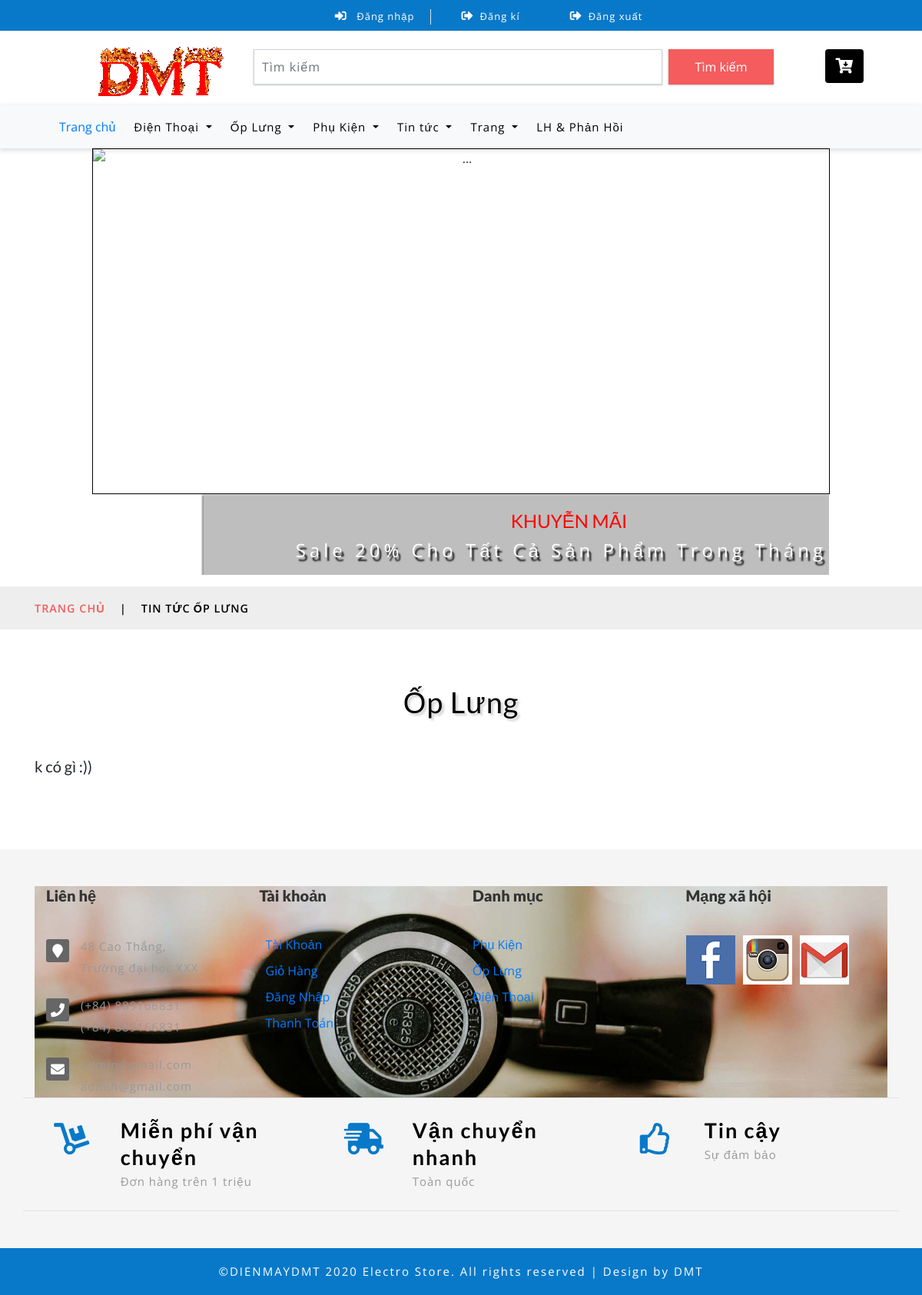
The page /?quanly=tintuc&id_tin=2 on the database its author committed.
### tables this page shows
CREATE TABLE `danhmuc_tin` (
  `danhmuctin_id` int(11) NOT NULL,
  `tendanhmuc` varchar(255) NOT NULL
);

CREATE TABLE `danhmuc` (
  `dm_id` int(11) NOT NULL,
  `dm_name` varchar(255) NOT NULL
);

### include/slider.php (the view, shortened to what this page needs)
<div id="carouselExampleCaptions" class="carousel slide" data-ride="carousel"
style="width: 80%;height: 450px;border: 1px solid black;text-align: center;margin-left: 10%;margin-bottom: 50px;">
  <ol class="carousel-indicators">
    <li data-target="#carouselExampleCaptions" data-slide-to="0" class="active"></li>
    <li data-target="#carouselExampleCaptions" data-slide-to="1"></li>
	<li data-target="#carouselExampleCaptions" data-slide-to="2"></li>
	<li data-target="#carouselExampleCaptions" data-slide-to="3"></li>
	<li data-target="#carouselExampleCaptions" data-slide-to="4"></li>
  </ol>
  <div class="carousel-inner">
    <div class="carousel-item active">
      <img src="images/banner1.jpg" class="d-block w-100" alt="..." style="width: 100%;height: 450px;">
	  <div class="carousel-caption d-none d-md-block"
	  	style="bottom: 0px;">
		<h4 style="color: red; margin-left: 400px; ">KHUYỄN MÃI</h4>
		<p style="margin-left: 120px">Sale 20% Cho Tất Cả Sản Phẩm Trong Tháng 4</p>
	  </div>
    </div>
  </div>
  <a class="carousel-control-prev" href="#carouselExampleCaptions" role="button" data-slide="prev">
    <span class="carousel-control-prev-icon" aria-hidden="true"></span>
  </a>
  <a class="carousel-control-next" href="#carouselExampleCaptions" role="button" data-slide="next">
    <span class="carousel-control-next-icon" aria-hidden="true"></span>
  </a>
</div>

### include/tintuc.php
<?php
if(isset($_GET['id_tin'])){
    $id_danhmuc=$_GET['id_tin'];
}else{
    $id_danhmuc='';
}
?>
	<div class="services-breadcrumb">
		<div class="agile_inner_breadcrumb">
			<div class="container" style="margin-top:120px">
				<ul class="w3_short">
					<li>
						<a href="index.php">Trang chủ</a>
						<i>|</i>
						<span>TIN TỨC</span>
                    </li>
                    <?php
                    $sql_tendanhmuc=mysqli_query($mysqli,"select * from danhmuc_tin where  danhmuctin_id='$id_danhmuc'");
                    $row_danh=mysqli_fetch_array($sql_tendanhmuc);
                    ?>
					<li><?php echo $row_danh['tendanhmuc'] ?></li>
				</ul>
			</div>
		</div>
	</div>
	<div class="welcome py-sm-5 py-4">
		<div class="container py-xl-4 py-lg-2">
            <?php
                $sql_tendanhmuc1=mysqli_query($mysqli,"select * from danhmuc_tin where  danhmuctin_id='$id_danhmuc'");
                $row_danh1=mysqli_fetch_array($sql_tendanhmuc1);
            ?>
			<h3 class="tittle-w3l text-center mb-lg-5 mb-sm-4 mb-3">
            <?php echo $row_danh1['tendanhmuc'] ?></h3>
            <div class="row">
                <div class="col-lg-8 welcome-left">
                    <h5>k có gì :))</h5>
				</div>
            </div><br>
		</div>
	</div>

### include/footer.php
<footer>
		<div class="footer-top-first">
			<div class="container py-md-5 py-sm-4 py-3">
				<div class="footer-top section-padding">
        <div class="footer-dsc">
            <div class="container">
                <div class="row">
                    <div class="col-xs-12 col-sm-6 col-md-3">
                        <div class="single-text">
                            <div class="footer-title">
                                <h4>Liên hệ</h4>
                            </div>
                            <div class="footer-text">
                                <ul style="list-style-type: none;">
                                    <li>
                                        <i class="fa fa-map-marker"></i>
                                        <p>48 Cao Thắng,</p>
                                        <p>Trường đại học XXX</p>
                                    </li>
                                    <li>
                                        <i class="fas fa-phone"></i>
                                        <p>(+84) 889166831</p>
                                        <p>(+84) 889166831</p>
                                    </li>
                                    <li>
                                        <i class="fa fa-envelope"></i>
                                        <p>admin@gmail.com</p>
                                        <p>admin@gmail.com</p>
                                    </li>
                                </ul>
                            </div>
                        </div>
                    </div>
                    <div class="col-xs-6 col-sm-3 col-md-3 wide-mobile">
                        <div class="single-text">
                            <div class="footer-title">
                                <h4>Tài khoản</h4>
                            </div>
                            <div class="footer-menu">
                                <ul style="list-style-type: none;">
                                    <li><a href="#" data-toggle="modal" data-target="#dangnhap"><i class="mdi mdi-menu-right"></i>Tài khoản</a></li>
                                    <li><a href="?quanly=giohang"><i class="mdi mdi-menu-right"></i>Giỏ Hàng</a></li>
                                    <li><a href="#"data-toggle="modal" data-target="#dangnhap"><i class="mdi mdi-menu-right"></i>Đăng Nhập</a></li>
                                    <li><a href="?act=quanly=giohang"><i class="mdi mdi-menu-right"></i>Thanh Toán</a></li>
                                </ul>
                            </div>
                        </div>
                    </div>
                    <div class="col-xs-6 col-sm-3 col-md-3 wide-mobile">
                        <div class="single-text">
                            <div class="footer-title">
                                <h4>Danh mục</h4>
                            </div>
                            <div class="footer-menu">
                                <ul style="list-style-type: none;">
                                    <?php
								$sql_category1 = mysqli_query($mysqli,"select * from danhmuc order by dm_id desc");
								while($row_title1= mysqli_fetch_array($sql_category1)){
								?>
							<ul style="list-style-type: none;">
								<li style="padding-bottom: 10px">
									<a href="?quanly=dm&id=<?php echo $row_title1["dm_id"] ?>"> <?php echo $row_title1["dm_name"] ?></a>
								</li>
							</ul>
							<?php
								}
								?>
                                </ul>
                            </div>
                        </div>
                    </div>
                    <div class="col-xs-12 col-sm-12 col-md-3 r-margin-top wide-mobile">
                        <div class="single-text">
                            <div class="footer-title">
                                <h4>Mạng xã hội</h4>
                            </div>
                            <div class="clearfix instagram">
                                <ul style="list-style-type: none;">
                                    <li style="float: left;"><a href="#"><img src="images/in1.png" alt="Instagram" /></a></li>
                                    <li style="float: left;"><a href="#"><img src="images/in2.png" alt="Instagram" /></a></li>
                                    <li><a href="#"><img src="images/in3.png" alt="Instagram" /></a></li>
                                </ul>
                            </div>
                        </div>
                    </div>
                </div>
            </div>
        </div>
    </div>
				<div class="row w3l-grids-footer border-top border-bottom py-sm-4 py-3">
					<div class="col-md-4 offer-footer">
						<div class="row">
							<div class="col-4 icon-fot">
								<i class="fas fa-dolly"></i>
							</div>
							<div class="col-8 text-form-footer">
								<h3>Miễn phí vận chuyển</h3>
								<p>Đơn hàng trên 1 triệu</p>
							</div>
						</div>
					</div>
					<div class="col-md-4 offer-footer my-md-0 my-4">
						<div class="row">
							<div class="col-4 icon-fot">
								<i class="fas fa-shipping-fast"></i>
							</div>
							<div class="col-8 text-form-footer">
								<h3>Vận chuyển nhanh</h3>
								<p>Toàn quốc</p>
							</div>
						</div>
					</div>
					<div class="col-md-4 offer-footer">
						<div class="row">
							<div class="col-4 icon-fot">
								<i class="far fa-thumbs-up"></i>
							</div>
							<div class="col-8 text-form-footer">
								<h3>Tin cậy</h3>
								<p>Sự đảm bảo</p>
							</div>
						</div>
					</div>
				</div>
			</div>
		</div>
	</footer>

### css/style.css (style rules this page uses)
html, body { margin: 0; font-size: 100%; background: #fff; font-family: 'Open Sans', sans-serif; }
h1, h2, h3, h4, h5, h6 { margin: 0; font-family: 'Lato', sans-serif; }
p { margin: 0; letter-spacing: 1px; font-size: 15px; line-height: 1.9; color: #999; font-family: 'Open Sans', sans-serif; }
ul { margin: 0; padding: 0; }
.carousel-caption { background: rgba(16, 16, 16, 0.27); text-align: left; position: inherit; box-shadow: 0px 2px 2px 2px rgba(2, 2, 2, 0.43); }
.carousel-caption p { letter-spacing: 5px; font-size: 24px; color: #fff; text-shadow: 3px 5px 2px rgb(12, 12, 12); }
.carousel-indicators { bottom: 4%; }
.carousel-indicators li { cursor: pointer; }
h3.tittle-w3l { color: #000; font-size: 38px; letter-spacing: 1px; text-shadow: 3px 3px 3px rgba(0, 0, 0, 0.19); }
.icon-fot { text-align: center; }
.icon-fot i { font-size: 41px; line-height: 1.4; color: #0879c9; }
.text-form-footer { padding: 0; }
.text-form-footer h3 { color: #000; font-size: 27px; letter-spacing: 2px; font-weight: 600; line-height: 1.3; }
ul.w3_short li { display: inline-block; text-transform: uppercase; color: #000; font-size: 0.9em; font-weight: 600; letter-spacing: 1px; }
ul.w3_short li a { color: #F45C5D; text-decoration: none; }
.services-breadcrumb { padding: 0; background: #eee; text-align: center; }
.services-breadcrumb ul li i { padding: 0 1em; }
ul.w3_short { text-align: left; padding: 16px 0; }
@media (max-width: 1366px) { .carousel-control-prev, .carousel-control-next { width: 4%; } }
footer ,.latest-blog,.single-products,.service-text,.coming-product.coming-product2 { background: #f5f5f5 none repeat scroll 0 0; }
.footer-top { background: rgba(0, 0, 0, 0) url("img/footer/bg.jpg") no-repeat scroll center center / cover ; }
.footer-title > h4 { color: #333; font-size: 20px; font-weight: 750; margin-bottom: 40px; }
.footer-text i { background: #666 none repeat scroll 0 0; border-radius: 3px; color: #fff; float: left; font-size: 18px; height: 30px; line-height: 30px; margin-right: 15px; margin-top: 5px; text-align: center; width: 30px; }
.footer-text li { float: none; margin-bottom: 20px; }
.footer-text li p { overflow: hidden; }
.footer-menu a { text-transform: capitalize; }
.footer-menu li { float: none; margin-bottom: 10px; }
.footer-menu li:last-child, .footer-text li:last-child , .s-side-text:last-child { margin-bottom: 0; }
.instagram li { padding-bottom: 10px; padding-right: 10px; }
.instagram { margin-right: -17px; }
.instagram a,.footer-menu a { display: block; }
.single-list-view,.instagram a { transition: all 0.3s ease 0s; }

### css/flexslider.css (style rules this page uses)
.carousel li { margin-right: 5px; }

### rows shown on the page
danhmuc_tin: tendanhmuc "ỐP LƯNG", tendanhmuc "Ốp Lưng"
danhmuc: dm_name "Phụ Kiện"
danhmuc: dm_name "Ốp Lưng"
danhmuc: dm_name "Điện Thoại"
